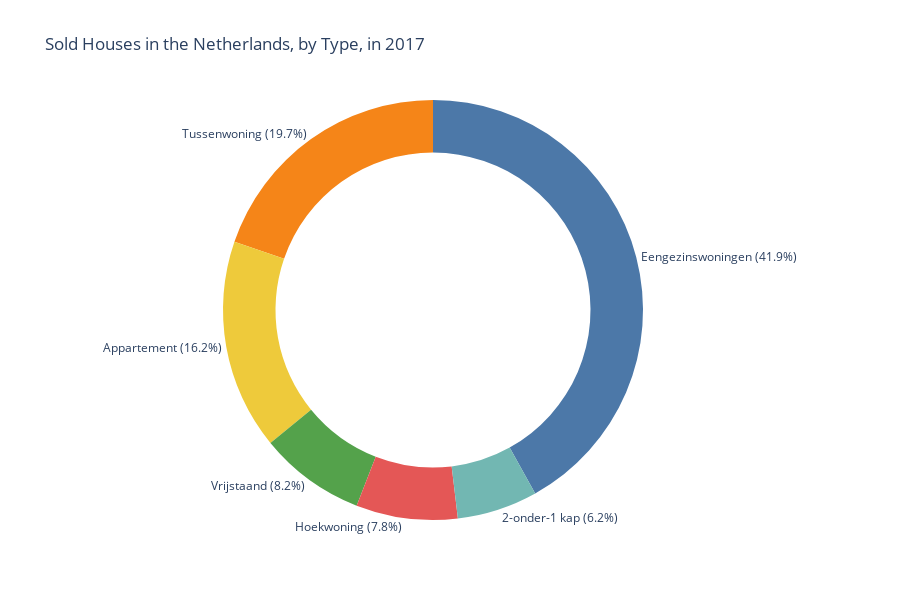

The code cell stored with this chart in its notebook:
### Markdown cell above
## Assignment 2.2

The second assignment is based on `existing_property.csv` (bestaande_koopwoning) based on data from the [CBS](http://statline.cbs.nl/Statweb/publication/?DM=SLNL&PA=83910NED&D1=3&D2=1-6&D3=114&HDR=T,G1&STB=G2&VW=T) and contains the numbers of houses sold in 2017 in the Netherlands, by house type.

For this assignment you have to make a donut chart based on this dataset in which this data is shown, broken down by type of house. Your chart should look like the following:

<img src="donutchart.png">

**Requirements:**
- A donut chart
- Plot title
  - `Sold houses in the Netherlands, by type, in 2017`
- No legend
- Text and percentage around the donut chart
- Based on the data from the csv file
- The color scale on the sections in the pie chart needs to be `px.colors.qualitative.T10`
- The height of the graph needs to be `600`

*Hints:*
- See also the hints in Assignment 2.1
- Check [documentation of the pie chart](https://plotly.com/python-api-reference/generated/plotly.graph_objects.pie.html) for the available properties.
- Check the [documentation of colors](https://plotly.com/python/discrete-color/) for available color scales

### Code cell
house_types = [
    "Eengezinswoningen", "Tussenwoning", "Hoekwoning",
    "2-onder-1 kap", "Vrijstaand", "Appartement"
]
amounts = [169462, 79775, 31594, 25064, 33029, 65424]

total = sum(amounts)
labels_with_percent = [
    f"{t} ({(a/total)*100:.1f}%)" for t, a in zip(house_types, amounts)
]

fig = go.Figure(data=[go.Pie(
    labels=labels_with_percent,
    values=amounts,
    hole=0.75,
    textinfo='label',
    textposition='outside',
    marker=dict(colors=px.colors.qualitative.T10)
)])

fig.update_layout(
    title_text='Sold Houses in the Netherlands, by type, in 2017',
    height=600,
    showlegend=False
)

fig.show()

### Figure 1 — Plotly figure (JSON) as saved in the notebook; plotly's stock layout.template omitted (floating-point values rounded to 4 significant figures)
{"data": [{"hole": 0.75, "labels": ["Eengezinswoningen (41.9%)", "Tussenwoning (19.7%)", "Hoekwoning (7.8%)", "2-onder-1 kap (6.2%)", "Vrijstaand (8.2%)", "Appartement (16.2%)"], "marker": {"colors": ["#4C78A8", "#F58518", "#E45756", "#72B7B2", "#54A24B", "#EECA3B", "#B279A2", "#FF9DA6", "#9D755D", "#BAB0AC"]}, "textinfo": "label", "textposition": "outside", "type": "pie", "values": [169462, 79775, 31594, 25064, 33029, 65424]}], "layout": {"height": 600, "showlegend": false, "title": {"text": "Sold Houses in the Netherlands, by Type, in 2017"}}}
